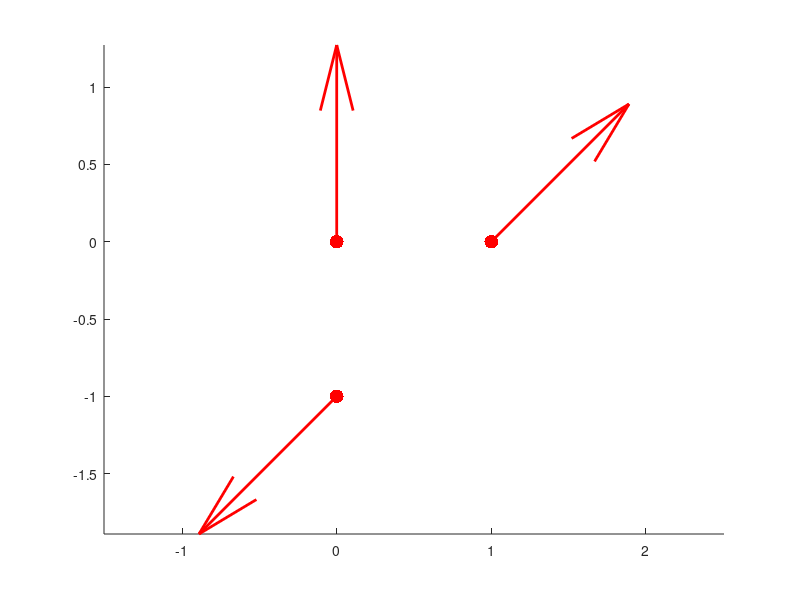

MATLAB code to generate this figure: (Note: this script raises an error after producing the figure.)
close all
addpath('covMat')

noiseVals = 0.00000;
noiseGrad = 0.037;
sigma = 0.1243;%0.2844; %0.1
L0 = .2823; 
gamma = 2.5977;%0.6525;%1/L0^2;

% % load '/Users/Yannick/Coding/SurfaceConstruction/SurfaceConstruction/bmw_total'
% load  '/Users/Yannick/Coding/SurfaceConstruction/SurfaceConstruction/bmw_11'
% % load 'bmw_total'
% load  'bmw_11'
% % For bmw_11
% cx = -6.1655;
% cy = -0.0472;
% cz = -3.6693;
% 
% a = 1.0763;
% b = 2.3691;
% c = 1.3254;
% locations = PartMeans;
% surfNormals = SurfNormals;
% 

%Simple case
r = 1;
locations = r * [[1;0;0] [0;-1;-1] [0;0;1]];
surfNormals = [[0.7;0.7;0] [-0.7;-0.7;0] [0;1;0]];

cx = 0;
cy = 0;
cz = 0;

a = 1;
b = 1;
c = inf;

A = diag([1/a^2, 1/b^2, 1/c^2]);
loc = [cx cy cz]';
meanValue = @(x)(a/2 * ((x-loc)' * A * (x-loc) - 1));
meanGrad = @(x)(a * A * (x-loc));

dist = 0.3;
initPoints = locations(:,1:2);%r * [-4;0;-2];

figure
hold on
axis equal

plot3(locations(1,:),locations(2,:),locations(3,:),'r.','markersize',30);
quiver3(locations(1,:),locations(2,:),locations(3,:),...
    surfNormals(1,:),surfNormals(2,:),surfNormals(3,:),'linewidth',2,'color','r');



[faces, vertices] = computeSurface(locations, surfNormals, ...
    sigma, gamma, noiseVals, noiseGrad, ...
    meanValue, meanGrad, initPoints, dist, true);

figure
hold on
axis equal

plot3(locations(1,:),locations(2,:),locations(3,:),'r.','markersize',30);
quiver3(locations(1,:),locations(2,:),locations(3,:),...
    surfNormals(1,:),surfNormals(2,:),surfNormals(3,:),'linewidth',2,'color','r');


patch('faces',faces,'vertices',vertices,...
    'facecolor',[0.5 0.5 0.5], ...
    'edgecolor', 'none', ...
    'facelighting','gouraud');
camlight
set(gca,'view',[46.8000   18.8000]);
light('Position',[-1 -1 0])